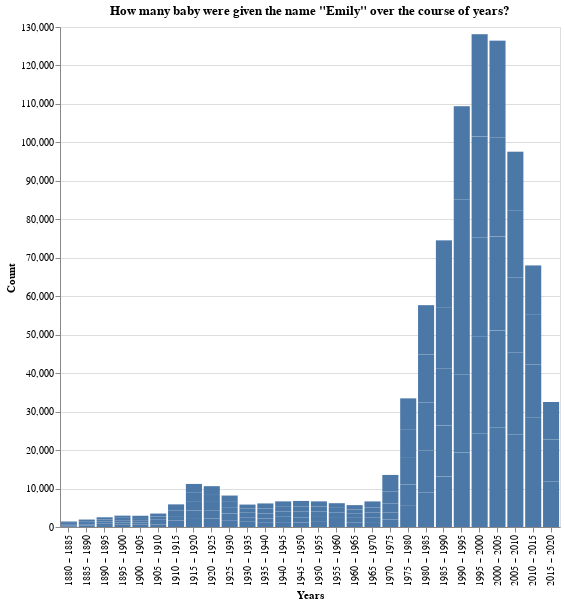

The code cell stored with this chart in its notebook:
### Code cell
(alt.Chart(baby_names>> filter(_.name == 'Emily')).
     mark_bar().
     encode(x = alt.X('year:N',title = 'Years', bin = alt.Bin(maxbins=30)),
            y = alt.Y('n', title = 'Count')).
     properties(title = 'How many baby were given the name "Emily" over the course of years?', 
                height = 500, width = 500)
)

### Figure 1 — Vega-Lite specification as saved in the notebook (floating-point values rounded to 4 significant figures; data arrays with more than 128 entries replaced by an {"elided": "..."} marker saying what was removed)
{"config": {"view": {"continuousWidth": 400, "continuousHeight": 300}}, "data": {"name": "data-2df034fe49bbb01a8daf0d04444bc123"}, "mark": "bar", "encoding": {"x": {"bin": {"maxbins": 30}, "field": "year", "title": "Years", "type": "nominal"}, "y": {"field": "n", "title": "Count", "type": "quantitative"}}, "height": 500, "title": "How many baby were given the name \"Emily\" over the course of years?", "width": 500, "$schema": "https://vega.github.io/schema/vega-lite/v4.17.0.json", "datasets": {"data-2df034fe49bbb01a8daf0d04444bc123": {"elided": "212 records"}}}
